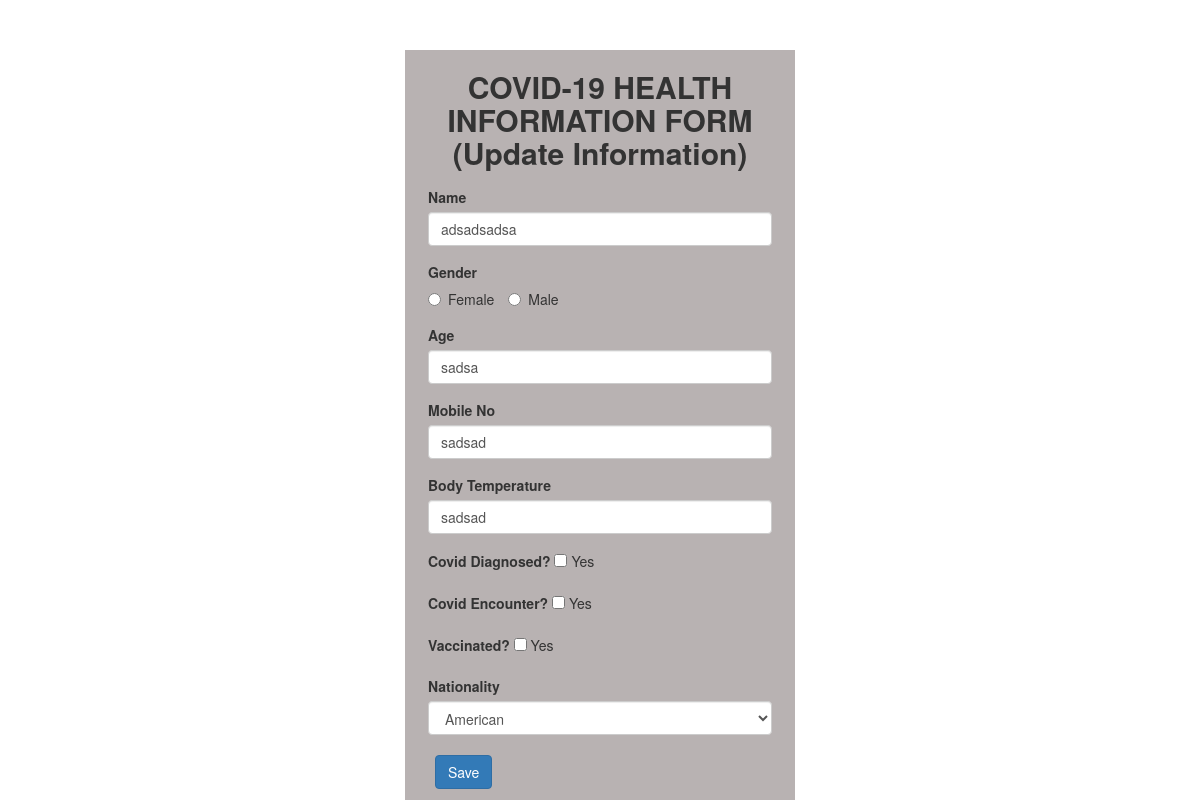
The page /update.php?id=8 on the database as committed earlier.
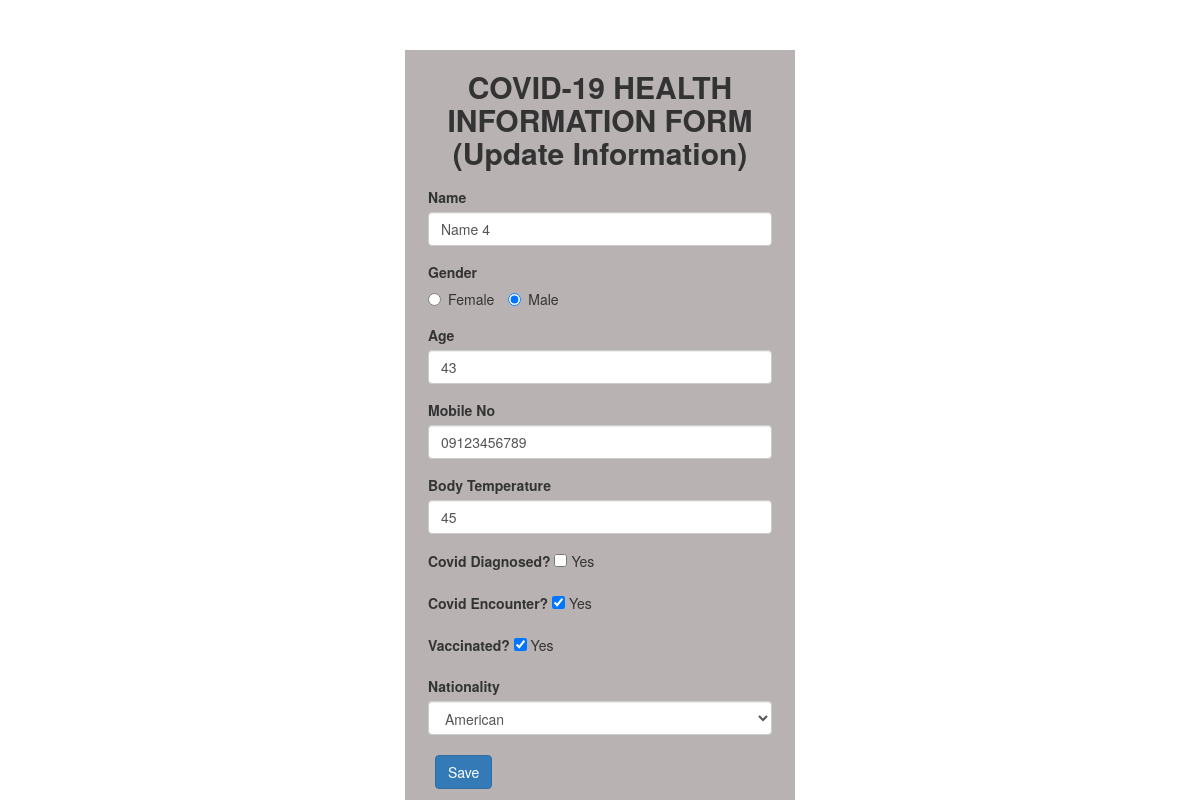
The same page on the database as committed later.
### tables this page shows
CREATE TABLE `details` (
  `id` int(10) UNSIGNED NOT NULL,
  `full_name` varchar(255) DEFAULT NULL,
  `gender` varchar(255) DEFAULT NULL,
  `age` varchar(255) DEFAULT NULL,
  `mobile_no` varchar(255) DEFAULT NULL,
  `body_temp` varchar(255) DEFAULT NULL,
  `covid_diagnosed` varchar(255) DEFAULT NULL,
  `covid_encounter` varchar(255) DEFAULT NULL,
  `vaccinated` varchar(255) DEFAULT NULL,
  `nationality` varchar(255) DEFAULT NULL
);

### update.php (the view, shortened to what this page needs)
<?php
$conn = new mysqli('localhost','id20534056_kent','/r-7{v>~-jI$Rlnm','id20534056_covid');
$result = mysqli_query($conn,"SELECT * FROM details WHERE id='" . $_GET['id'] . "'");
$row= mysqli_fetch_array($result);
?>
<html>
<head>
  <link rel="stylesheet" href="https://maxcdn.bootstrapcdn.com/bootstrap/3.3.6/css/bootstrap.min.css">
  <link rel="stylesheet" href="https://cdnjs.cloudflare.com/ajax/libs/font-awesome/4.7.0/css/font-awesome.min.css">
  <link rel="stylesheet" href="styles.css">
</head>
<body>
<form name="frmUser" method="post" action="">
<div class="col-xs-12" style="padding-top:50px !important;">
       <div class="col-xs-4"></div>
       <div class="col-xs-4 form-background">
        <h2 class="text-center"><strong>COVID-19 HEALTH INFORMATION FORM <br>(Update Information)</strong></h3>
        <form style="padding:5px;" class="row g-3" action="" method="post">
            <div class="col-xs-12 input-text">
              <label for="full_name" class="form-label">Name</label>
              <input type="text" placeholder="Enter your Full Name" class="form-control" name="full_name" value="<?php echo $row['full_name']; ?>">
            </div>
            <div class="col-xs-12 input-text">
              <label for="gender" class="form-label">Gender</label>
                <div>
                  <label class="radio-inline">
                    <input type="radio" name="gender" id="genderMale" value="Female" <?php echo  ($row['gender'] === "Female" ? "checked":""  ); ?>> Female
                  </label>
                  <label class="radio-inline">
                    <input type="radio" name="gender" id="genderFemale" value="Male" <?php echo  ($row['gender'] === "Male" ? "checked":""  ); ?>> Male
                  </label>
                </div>
            </div>
            <div class="col-xs-12 input-text">
              <label for="age" class="form-label">Age</label>
              <input type="text" placeholder="eg. 20" class="form-control" name="age" value="<?php echo $row['age']; ?>">
            </div>
            <div class="col-xs-12 input-text">
              <label for="mobile_no" class="form-label">Mobile No</label>
              <input type="text" placeholder="0912346789" class="form-control" name="mobile_no" value="<?php echo $row['mobile_no']; ?>">
            </div>
            <div class="col-xs-12 input-text">
              <label for="body_temp" class="form-label">Body Temperature</label>
              <input type="text" placeholder="eg. 35" class="form-control" name="body_temp" value="<?php echo $row['body_temp']; ?>">
            </div>
            <div class="col-xs-12 input-text">
              <label for="covid_diagnosed" class="form-label">Covid Diagnosed?</label>
              <input type="checkbox" name="covid_diagnosed" <?php echo  ($row['covid_diagnosed'] === "on" ? "checked":""  ); ?>> Yes
            </div>
            <div class="col-xs-12 input-text">
              <label for="covid_encounter" class="form-label">Covid Encounter?</label>
              <input type="checkbox" name="covid_encounter" <?php echo  ($row['covid_encounter'] === "on" ? "checked":""  ); ?>> Yes
            </div>
            <div class="col-xs-12 input-text">
              <label for="vaccinated" class="form-label">Vaccinated?</label>
              <input type="checkbox" name="vaccinated" <?php echo  ($row['vaccinated'] === "on" ? "checked":""  ); ?>> Yes
            </div>
            <div class="col-xs-12 input-text">
              <label for="nationality" class="form-label">Nationality</label>
              <select class="form-control" name="nationality">
                <option value="American" <?php if($row['nationality'] === "American") echo 'selected="selected"'; ?>>American</option>
              </select>
            </div>
            <div class="col-xs-12" style="padding-top:12px !important; padding-bottom: 15px !important;">
              <button type="submit" class="btn btn-primary">Save</button>
            </div>
          </form>
        </div>
        <div class="col-xs-4"></div>
    </div>
</form>
</body>
</html>

Rows that differ between the two databases and show on the page:
changed details "☐ Female": full_name "adsadsadsa" → "Name 4"; gender "☐ Male" → "☑ Male"; age "sadsa" → "43"; mobile_no "sadsad" → "09123456789"; body_temp "sadsad" → "45"; covid_encounter "☐" → "☑"; vaccinated "☐" → "☑"
